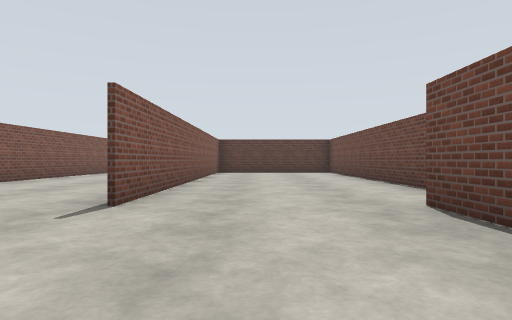
View 1 (above)

19 first-person views from a walk through a robot-simulator world made for Gazebo. The camera is 0.94 m above the floor, looks level and sees 75° across. The floor is counted in squares, 2 m on a side. Each view is taken from the middle of a square. On the plan, view 1 faces up. The plan holds only what a view shows up to about 9 squares ahead; the rest is blank. The place goes on beyond the plan.

View 2
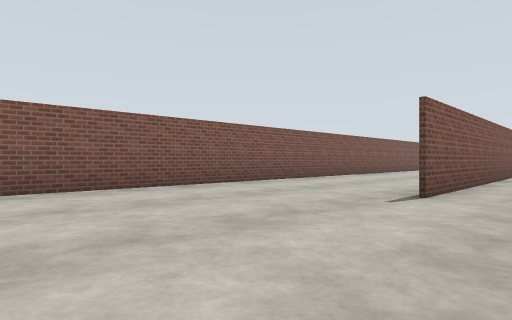

View 3
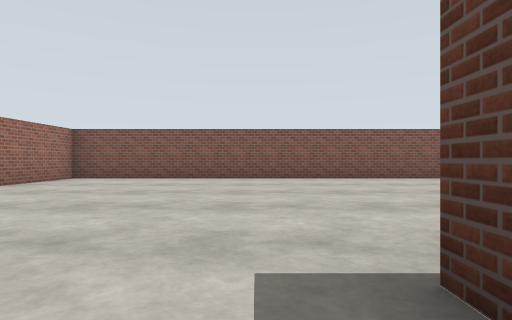

View 4
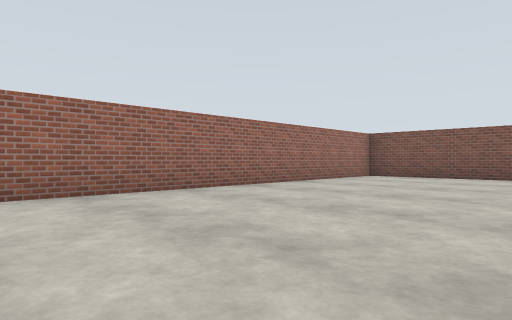

View 5
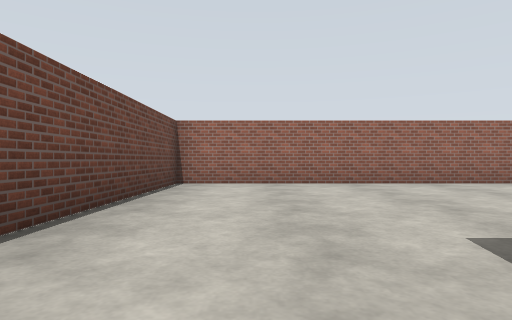

View 6
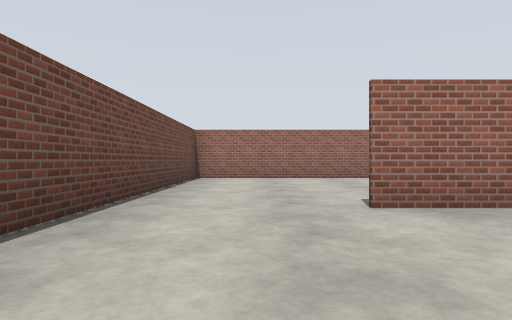

View 7
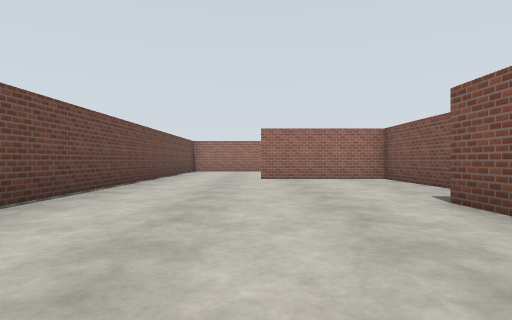

View 8
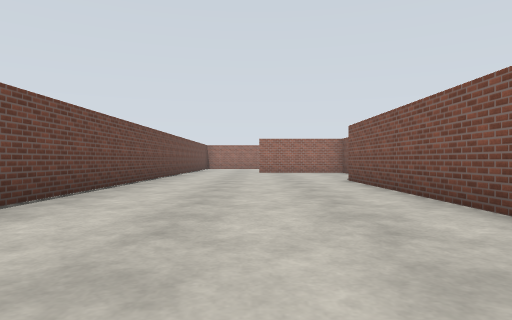

View 9
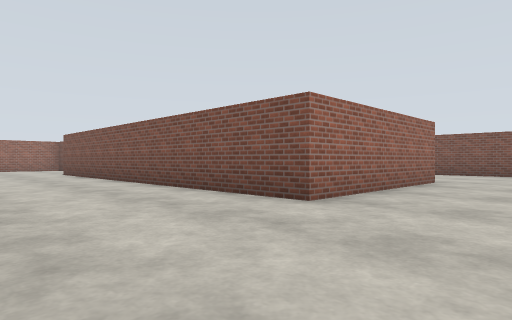

View 10
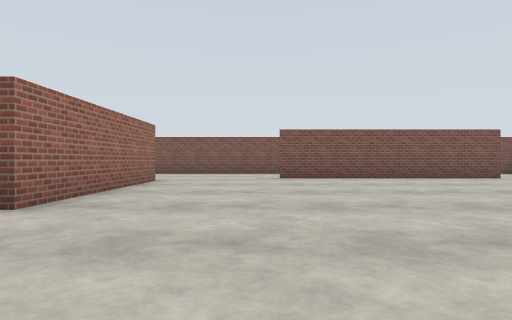

View 11
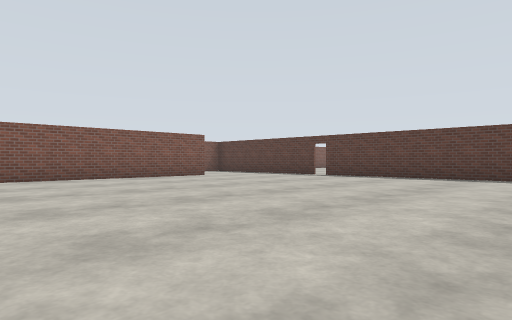

View 12
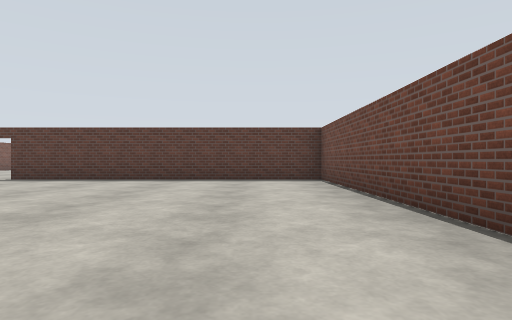

View 13
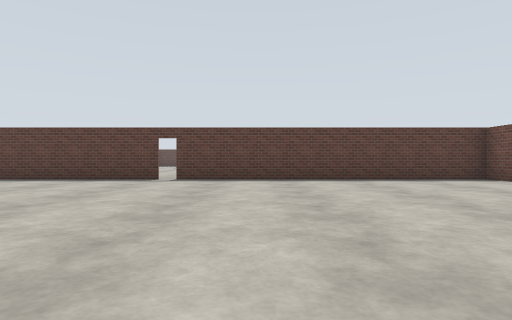

View 14
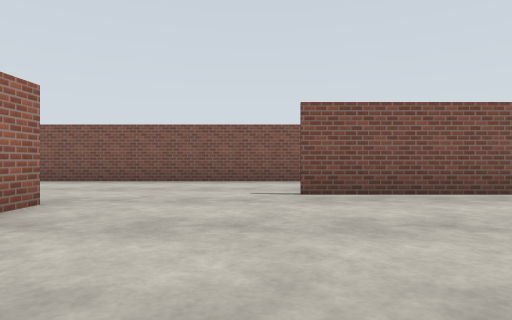

View 15
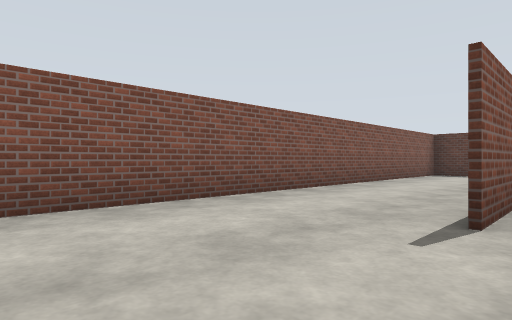

View 16
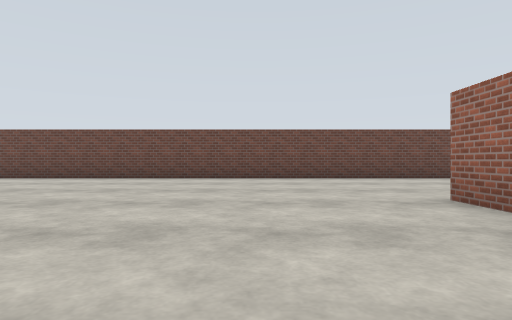

View 17
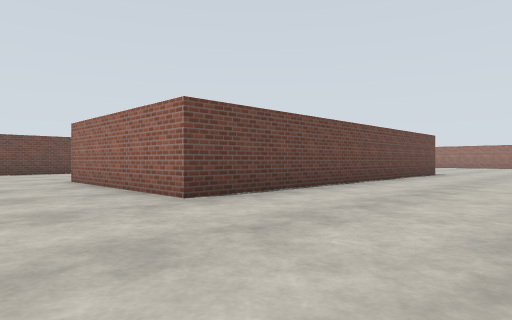

View 18
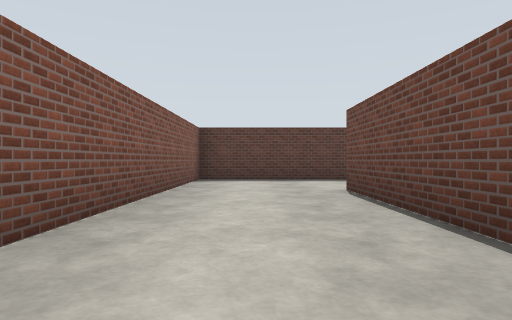

View 19
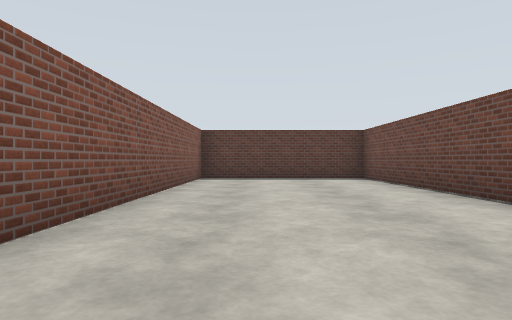

### Floor plan
Points are (right, up) in squares from view 1. A wall is a line through its corners. A room is listed if a view was taken in it or the views show most of it. See-through windows are left out.
Room 1 (views 1, 2, 3, 4, 5, 6, 7, 8, 9, 10, 11, 12, 13, 14, 15, 16, 17, 18, 19)
walls: (2.8, 5.4) (2.8, 12.7) (-1.4, 12.7) (-1.4, 3.2); (-1.5, 5.7) (-1.5, 12.7) (2.9, 12.7) (2.9, 3.4); (1.8, 2.2) (1.8, 3.5); (1.8, 1.6) (1.8, -1.2) (4.9, -1.2); (7.6, 9.9) (7.6, 24.1) (0, 24.1); (-2.6, 17.7) (-2.6, 21.2); (-2.5, 21.2) (-2.5, 15.5); (-0.4, 24.1) (-5.4, 24.1) (-5.4, -6.6) (7.6, -6.6) (7.6, 7.7)
ways out: open door at (0, 24)

Where each view was taken, in squares from view 1:
view 1: 0 up, 0 right, facing up
view 2: 1 down, 0 right, facing up-left
view 3: 2 down, 3 right, facing left
view 4: 2 down, 4 right, facing down-left
view 5: 0 up, 6 right, facing down
view 6: 2 up, 6 right, facing down
view 7: 7 up, 5 right, facing down
view 8: 11 up, 5 right, facing down
view 9: 15 up, 6 right, facing down-left
view 10: 15 up, 6 right, facing left
view 11: 15 up, 6 right, facing up-left
view 12: 16 up, 6 right, facing up
view 13: 16 up, 2 right, facing up
view 14: 15 up, 2 right, facing left
view 15: 13 up, 2 left, facing up-left
view 16: 15 up, 1 left, facing right
view 17: 15 up, 5 left, facing down-right
view 18: 16 up, 4 left, facing up
view 19: 4 up, 0 right, facing up
